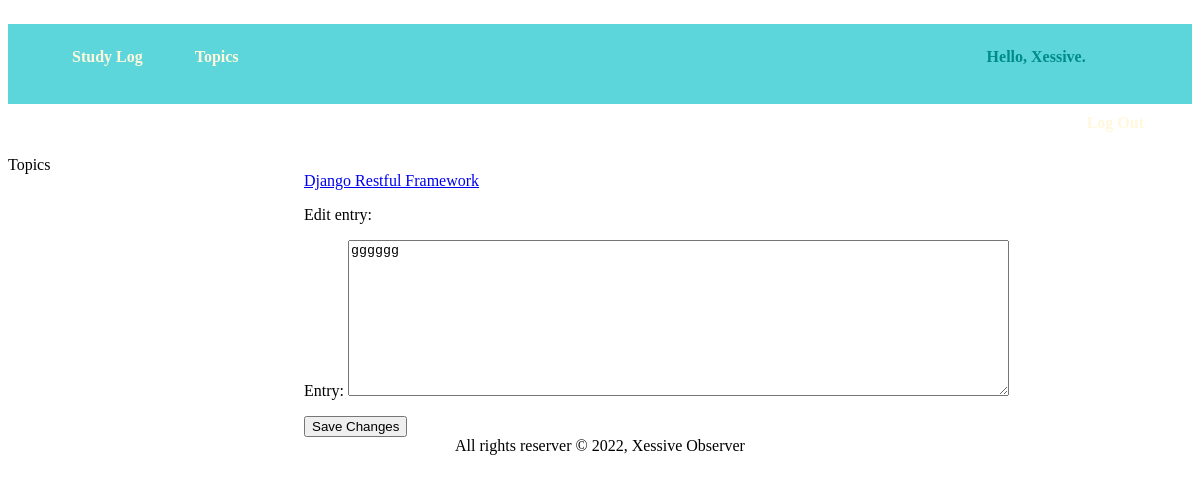
Page /edit_entry/2/ (signed in) on the earlier database version.
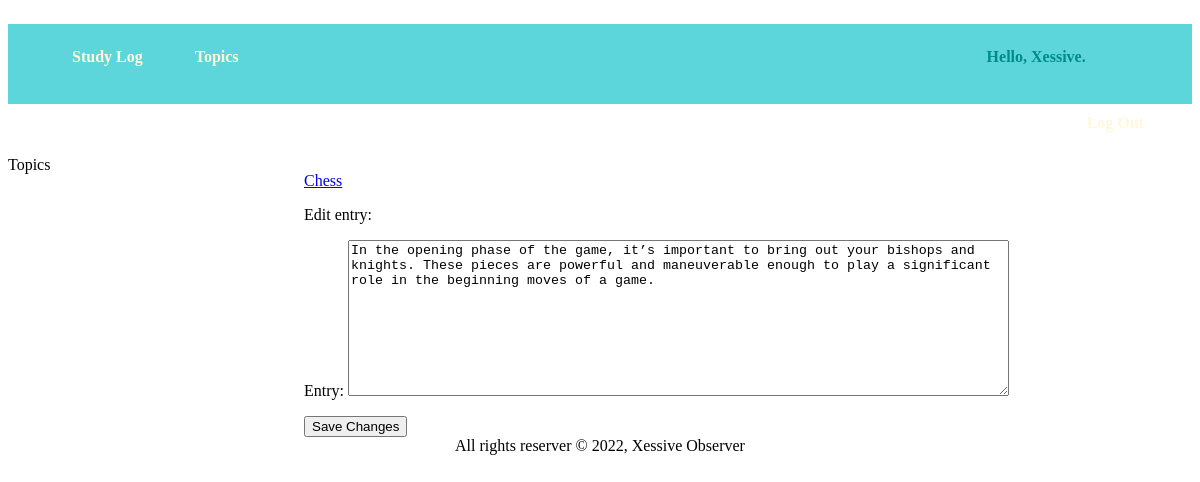
Same page on the later database version.
### StudyLogs/models.py (models this page shows, shortened)
class Topic(models.Model):
    text = models.CharField(max_length=200)
    date_added = models.DateTimeField(auto_now_add=True)
    owner = models.ForeignKey(User, on_delete=models.CASCADE)
    def __str__(self):
        return self.text

class Entry(models.Model):
    topic = models.ForeignKey(Topic, on_delete=models.CASCADE)
    text = models.TextField()
    date_added = models.DateTimeField(auto_now_add=True)
    class Meta:
        verbose_name_plural = 'entries'

### StudyLogs/views.py (the view)
# urls.py: path('edit_entry/<int:entry_id>/', views.edit_entry, name='edit_entry'),
@login_required
def edit_entry(request, entry_id):
    entry = Entry.objects.get(id=entry_id)
    topic = entry.topic
    if topic.owner != request.user:
        raise Http404
    if request.method != 'POST':
        form = EntryForm(instance=entry)
    else:
        form = EntryForm(instance=entry, data=request.POST)
        if form.is_valid():
            form.save()
            return redirect('StudyLogs:topic', topic_id=topic.id)
    context = {'entry': entry, 'topic': topic, 'form': form}
    return render(request, 'StudyLogs/edit_entry.html', context)

### StudyLogs/forms.py
class EntryForm(forms.ModelForm):
    class Meta:
        model = Entry
        fields = ['text']
        labels = {'text': 'Entry:'}
        widgets = {'text': forms.Textarea(attrs={'cols': 80})}

### StudyLogs/templates/StudyLogs/edit_entry.html (shortened to what this page needs)
{% extends 'StudyLogs/base.html' %}
{% block content %}
    <p>
        <a href="{% url 'StudyLogs:topic' topic.id %}">{{ topic }}</a>
    </p>
    <p>
        Edit entry:
    </p>
    <form action="{% url 'StudyLogs:edit_entry' entry.id %}" method="POST">
        {{ form.as_p }}
        <button>Save Changes</button>
    </form>
{% endblock content %}

Differences in the rows shown:
no longer on this page (row edited): Topic: text "Django Restful Framework"
now on this page (row edited): Topic: text "Chess"
changed Entry: text "gggggg" → "In the opening phase of the game, it’s important to bring out your bishops and knights. These pieces are powerful and maneuverable enough to play a significant role in the beginning moves of a game."
